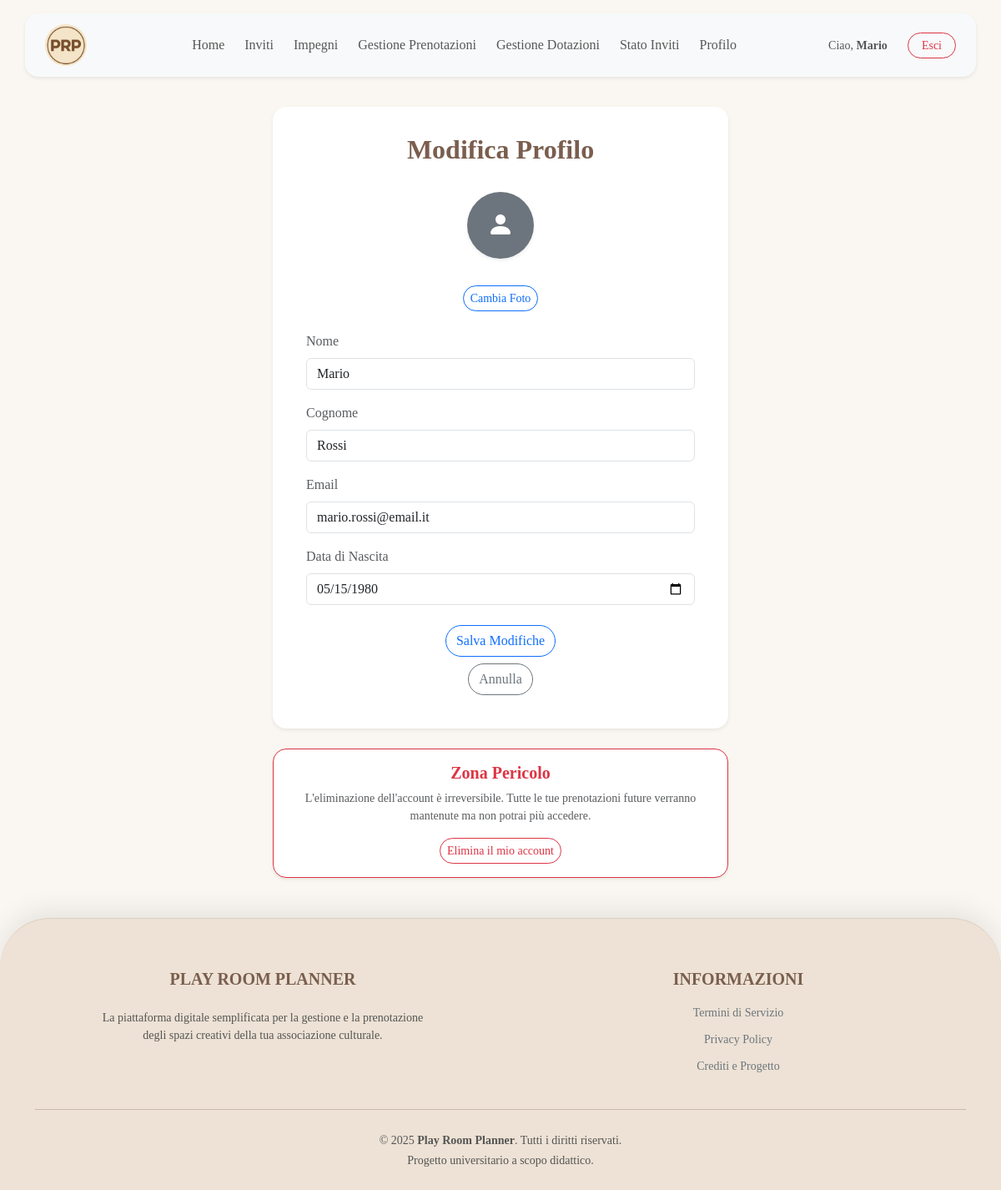
Screenshot of /frontend/modifica_profilo.php (signed in) with the database file from the repository.
### tables this page shows
CREATE TABLE UTENTE (
    id_utente INT PRIMARY KEY AUTO_INCREMENT,
    nome VARCHAR(50) NOT NULL,
    cognome VARCHAR(50) NOT NULL,
    data_nascita DATE NOT NULL,
    ruolo VARCHAR(20) NULL CHECK (ruolo IN ('docente', 'allievo', 'tecnico')),
    email VARCHAR(100) NOT NULL UNIQUE,
    password_hash VARCHAR(255) NOT NULL,
    foto VARCHAR(255) NULL,
    
    anni_servizio INT NULL CHECK (anni_servizio IS NULL OR anni_servizio >= 0),
    data_nomina DATE NULL,
    is_responsabile BOOLEAN NOT NULL DEFAULT FALSE,
    is_admin BOOLEAN NOT NULL DEFAULT FALSE,
    
    id_settore INT NULL,
    FOREIGN KEY (id_settore) REFERENCES SETTORE(id_settore)
        ON DELETE NO ACTION  
        ON UPDATE CASCADE
);

### common/function.php (called while the page is built, shortened)
<?php
function datiUtenteCompleti($cid, $id_utente)
{
    $sql = "SELECT U.*, S.nome AS nome_settore
            FROM UTENTE U
            LEFT JOIN SETTORE S ON U.id_settore = S.id_settore
            WHERE U.id_utente = ?";
    $stmt = $cid->prepare($sql);
    $stmt->bind_param("i", $id_utente);
    $stmt->execute();
    $result = $stmt->get_result();
    $dati = $result->fetch_assoc();
    return $dati;
}

### frontend/modifica_profilo.php (the view, shortened to what this page needs)
<?php
require_once __DIR__ . '/../common/function.php';
$dati_utente = datiUtenteCompleti($cid, $_SESSION['id_utente']);
?>
<!DOCTYPE html>
<html lang="it">
<?php require ROOT_PATH . "/common/header.php" ?>
<body>
    <?php include ROOT_PATH . '/common/navbar.php'; ?>
    <div class="container mt-5 mb-5">
        <div class="row justify-content-center">
            <div class="col-lg-6 col-md-8">
                <div class="card shadow-sm rounded-4 p-4 mb-4 border-0 overflow-hidden">
                    <div class="card-header bg-white border-0 text-center">
                        <h2 class="fw-bold" >Modifica Profilo</h2>
                    </div>
                    <div class="card-body">
                        <form action="<?php echo BASE_URL; ?>backend/update_profile.php" method="POST" enctype="multipart/form-data">
                            <div class="mb-4 text-center">
                                <?php
                                $pathFoto = !empty($dati_utente['foto']) ? $dati_utente['foto'] : '';
                                $hasFoto = !empty($pathFoto) && file_exists($pathFoto);
                                ?>
                                <div class="d-flex flex-column align-items-center gap-3">
                                    <div class="position-relative" style="width: 80px; height: 80px;">
                                        <div id="defaultIcon"
                                            class="rounded-circle bg-secondary text-white d-flex justify-content-center align-items-center shadow-sm <?php echo $hasFoto ? 'd-none' : ''; ?>"
                                            style="width: 80px; height: 80px;">
                                            <i class="bi bi-person-fill fs-2"></i>
                                        </div>
                                    </div>
                                    <div class="d-flex gap-2 justify-content-center mt-3">
                                        <label class="btn btn-sm btn-outline-primary rounded-pill" style="cursor: pointer;">
                                            Cambia Foto
                                        </label>
                                    </div>
                                </div>
                            </div>
                            <div class="mb-3">
                                <label for="nome" class="form-label text-muted">Nome</label>
                                <input type="text" class="form-control" id="nome" name="nome"
                                    value="<?php echo htmlspecialchars($dati_utente['nome']); ?>" required>
                            </div>
                            <div class="mb-3">
                                <label for="cognome" class="form-label text-muted">Cognome</label>
                                <input type="text" class="form-control" id="cognome" name="cognome"
                                    value="<?php echo htmlspecialchars($dati_utente['cognome']); ?>" required>
                            </div>
                            <div class="mb-3">
                                <label for="email" class="form-label text-muted">Email</label>
                                <input type="email" class="form-control" id="email" name="email"
                                    value="<?php echo htmlspecialchars($dati_utente['email']); ?>" required>
                            </div>
                            <div class="mb-3">
                                <label for="data_nascita" class="form-label text-muted">Data di Nascita</label>
                                <input type="date" class="form-control" id="data_nascita" name="data_nascita"
                                    value="<?php echo $dati_utente['data_nascita']; ?>" required>
                            </div>
                            <div class="text-center mt-4">
                                <button type="submit" class="btn btn-outline-primary rounded-pill">Salva Modifiche</button>
                                <div class="mt-2">
                                    <a href="<?php echo BASE_URL; ?>frontend/profilo.php" class="btn btn-outline-secondary rounded-pill">Annulla</a>
                                </div>
                            </div>
                        </form>
                    </div>
                </div>
                <div class="card border-danger shadow-sm rounded-4">
                    <div class="card-body text-center">
                        <h5 class="card-title text-danger fw-bold">Zona Pericolo</h5>
                        <p class="card-text small text-muted">
                            L'eliminazione dell'account è irreversibile. Tutte le tue prenotazioni future verranno mantenute ma non potrai più accedere.
                        </p>
                        <form action="<?php echo BASE_URL; ?>backend/delete_profile.php" method="POST" onsubmit="return confirm('Sei sicuro di voler eliminare definitivamente il tuo account? Questa azione non può essere annullata.');">
                            <button type="submit" class="btn btn-outline-danger btn-sm rounded-pill">
                                Elimina il mio account
                            </button>
                        </form>
                    </div>
                </div>
            </div>
        </div>
    </div>
</body>
</html>

### css/style.css (style rules this page uses)
* { font-family: Georgia, 'Times New Roman', Times, serif; }
html { height: 100%; }
body { background-color: #FAF7F2; padding-top: 80px; min-height: 100vh; display: flex; flex-direction: column; }
footer { margin-top: auto; width: 100%; }
html, body { overscroll-behavior-y: none; }
.container h2 { color: #7A5E4E; }
.footer-vintage { background-color: #EDE2D5; color: #7A5E4E; border-top-left-radius: 60px; border-top-right-radius: 60px; border-top: 1px solid rgba(122, 94, 78, 0.15); box-shadow: 0 -10px 30px rgba(0, 0, 0, 0.08); position: relative; z-index: 10; padding-top: 60px; padding-bottom: 40px; margin-top: auto; }
.footer-vintage hr { border-color: rgba(122, 94, 78, 0.3); opacity: 1; }

### rows the page displays
utente: nome "Mario", cognome "Rossi", email "mario.rossi@email.it", data_nascita "05/15/1980"

### other values shown
$_SESSION['nome'] "Mario"
